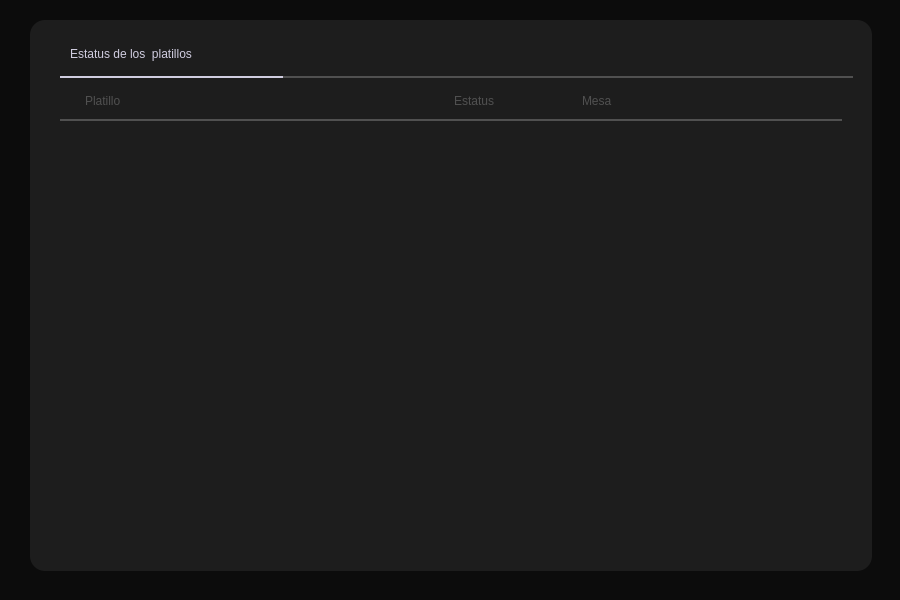
<?xml version="1.0" encoding="UTF-8"?>
<ui version="4.0">
 <class>statusPlatillos</class>
 <widget class="QMainWindow" name="statusPlatillos">
  <property name="geometry">
   <rect>
    <x>0</x>
    <y>0</y>
    <width>900</width>
    <height>600</height>
   </rect>
  </property>
  <property name="minimumSize">
   <size>
    <width>900</width>
    <height>600</height>
   </size>
  </property>
  <property name="windowTitle">
   <string>MainWindow</string>
  </property>
  <property name="styleSheet">
   <string notr="true">background-color: #0C0C0C;</string>
  </property>
  <widget class="QWidget" name="centralwidget">
   <widget class="QFrame" name="frame">
    <property name="geometry">
     <rect>
      <x>30</x>
      <y>20</y>
      <width>842</width>
      <height>551</height>
     </rect>
    </property>
    <property name="minimumSize">
     <size>
      <width>842</width>
      <height>551</height>
     </size>
    </property>
    <property name="maximumSize">
     <size>
      <width>842</width>
      <height>551</height>
     </size>
    </property>
    <property name="styleSheet">
     <string notr="true">background-color: #1D1D1D;
border-radius: 15px;</string>
    </property>
    <property name="frameShape">
     <enum>QFrame::StyledPanel</enum>
    </property>
    <property name="frameShadow">
     <enum>QFrame::Raised</enum>
    </property>
    <layout class="QGridLayout" name="gridLayout">
     <property name="leftMargin">
      <number>30</number>
     </property>
     <property name="topMargin">
      <number>20</number>
     </property>
     <property name="rightMargin">
      <number>30</number>
     </property>
     <property name="bottomMargin">
      <number>20</number>
     </property>
     <property name="spacing">
      <number>10</number>
     </property>
     <item row="0" column="0">
      <layout class="QVBoxLayout" name="verticalLayout">
       <property name="spacing">
        <number>8</number>
       </property>
       <item>
        <layout class="QHBoxLayout" name="horizontalLayout_3">
         <item>
          <spacer name="horizontalSpacer_6">
           <property name="orientation">
            <enum>Qt::Horizontal</enum>
           </property>
           <property name="sizeType">
            <enum>QSizePolicy::Fixed</enum>
           </property>
           <property name="sizeHint" stdset="0">
            <size>
             <width>10</width>
             <height>20</height>
            </size>
           </property>
          </spacer>
         </item>
         <item>
          <widget class="QLabel" name="label">
           <property name="minimumSize">
            <size>
             <width>143</width>
             <height>28</height>
            </size>
           </property>
           <property name="styleSheet">
            <string notr="true">font: 75 14pt &quot;Noto Serif&quot;;
color:#D0CDE0;</string>
           </property>
           <property name="text">
            <string>Estatus de los  platillos</string>
           </property>
          </widget>
         </item>
         <item>
          <spacer name="horizontalSpacer_5">
           <property name="orientation">
            <enum>Qt::Horizontal</enum>
           </property>
           <property name="sizeHint" stdset="0">
            <size>
             <width>40</width>
             <height>20</height>
            </size>
           </property>
          </spacer>
         </item>
        </layout>
       </item>
       <item>
        <layout class="QHBoxLayout" name="horizontalLayout_2">
         <property name="spacing">
          <number>0</number>
         </property>
         <item>
          <widget class="Line" name="line_3">
           <property name="minimumSize">
            <size>
             <width>223</width>
             <height>2</height>
            </size>
           </property>
           <property name="maximumSize">
            <size>
             <width>223</width>
             <height>2</height>
            </size>
           </property>
           <property name="styleSheet">
            <string notr="true">background-color: #D0CDE0;</string>
           </property>
           <property name="orientation">
            <enum>Qt::Horizontal</enum>
           </property>
          </widget>
         </item>
         <item>
          <widget class="Line" name="line">
           <property name="minimumSize">
            <size>
             <width>570</width>
             <height>2</height>
            </size>
           </property>
           <property name="maximumSize">
            <size>
             <width>16777215</width>
             <height>2</height>
            </size>
           </property>
           <property name="styleSheet">
            <string notr="true">background-color: #505050;</string>
           </property>
           <property name="orientation">
            <enum>Qt::Horizontal</enum>
           </property>
          </widget>
         </item>
        </layout>
       </item>
       <item>
        <spacer name="verticalSpacer">
         <property name="orientation">
          <enum>Qt::Vertical</enum>
         </property>
         <property name="sizeType">
          <enum>QSizePolicy::Fixed</enum>
         </property>
         <property name="sizeHint" stdset="0">
          <size>
           <width>20</width>
           <height>5</height>
          </size>
         </property>
        </spacer>
       </item>
       <item>
        <layout class="QHBoxLayout" name="horizontalLayout">
         <item>
          <spacer name="horizontalSpacer_4">
           <property name="orientation">
            <enum>Qt::Horizontal</enum>
           </property>
           <property name="sizeType">
            <enum>QSizePolicy::Fixed</enum>
           </property>
           <property name="sizeHint" stdset="0">
            <size>
             <width>25</width>
             <height>20</height>
            </size>
           </property>
          </spacer>
         </item>
         <item>
          <widget class="QLabel" name="label_2">
           <property name="sizePolicy">
            <sizepolicy hsizetype="Fixed" vsizetype="Preferred">
             <horstretch>0</horstretch>
             <verstretch>0</verstretch>
            </sizepolicy>
           </property>
           <property name="styleSheet">
            <string notr="true">font: 75 11pt &quot;Noto Serif&quot;;
color:#505050;</string>
           </property>
           <property name="text">
            <string>Platillo</string>
           </property>
          </widget>
         </item>
         <item>
          <spacer name="horizontalSpacer">
           <property name="orientation">
            <enum>Qt::Horizontal</enum>
           </property>
           <property name="sizeHint" stdset="0">
            <size>
             <width>265</width>
             <height>20</height>
            </size>
           </property>
          </spacer>
         </item>
         <item>
          <spacer name="horizontalSpacer_7">
           <property name="orientation">
            <enum>Qt::Horizontal</enum>
           </property>
           <property name="sizeType">
            <enum>QSizePolicy::Fixed</enum>
           </property>
           <property name="sizeHint" stdset="0">
            <size>
             <width>60</width>
             <height>20</height>
            </size>
           </property>
          </spacer>
         </item>
         <item>
          <widget class="QLabel" name="label_3">
           <property name="sizePolicy">
            <sizepolicy hsizetype="Fixed" vsizetype="Preferred">
             <horstretch>0</horstretch>
             <verstretch>0</verstretch>
            </sizepolicy>
           </property>
           <property name="styleSheet">
            <string notr="true">font: 75 11pt &quot;Noto Serif&quot;;
color:#505050;</string>
           </property>
           <property name="text">
            <string>Estatus</string>
           </property>
          </widget>
         </item>
         <item>
          <spacer name="horizontalSpacer_2">
           <property name="orientation">
            <enum>Qt::Horizontal</enum>
           </property>
           <property name="sizeType">
            <enum>QSizePolicy::Fixed</enum>
           </property>
           <property name="sizeHint" stdset="0">
            <size>
             <width>80</width>
             <height>20</height>
            </size>
           </property>
          </spacer>
         </item>
         <item>
          <widget class="QLabel" name="label_4">
           <property name="sizePolicy">
            <sizepolicy hsizetype="Fixed" vsizetype="Preferred">
             <horstretch>0</horstretch>
             <verstretch>0</verstretch>
            </sizepolicy>
           </property>
           <property name="minimumSize">
            <size>
             <width>10</width>
             <height>0</height>
            </size>
           </property>
           <property name="maximumSize">
            <size>
             <width>50</width>
             <height>16777215</height>
            </size>
           </property>
           <property name="styleSheet">
            <string notr="true">font: 75 11pt &quot;Noto Serif&quot;;
color:#505050;</string>
           </property>
           <property name="text">
            <string>Mesa</string>
           </property>
          </widget>
         </item>
         <item>
          <spacer name="horizontalSpacer_3">
           <property name="orientation">
            <enum>Qt::Horizontal</enum>
           </property>
           <property name="sizeType">
            <enum>QSizePolicy::Expanding</enum>
           </property>
           <property name="sizeHint" stdset="0">
            <size>
             <width>20</width>
             <height>20</height>
            </size>
           </property>
          </spacer>
         </item>
        </layout>
       </item>
       <item>
        <widget class="Line" name="line_2">
         <property name="minimumSize">
          <size>
           <width>750</width>
           <height>2</height>
          </size>
         </property>
         <property name="maximumSize">
          <size>
           <width>16777215</width>
           <height>2</height>
          </size>
         </property>
         <property name="styleSheet">
          <string notr="true">background-color: #505050;</string>
         </property>
         <property name="orientation">
          <enum>Qt::Horizontal</enum>
         </property>
        </widget>
       </item>
       <item>
        <widget class="QScrollArea" name="listaPlatillos">
         <property name="minimumSize">
          <size>
           <width>770</width>
           <height>300</height>
          </size>
         </property>
         <property name="styleSheet">
          <string notr="true">border:none;</string>
         </property>
         <property name="lineWidth">
          <number>0</number>
         </property>
         <property name="widgetResizable">
          <bool>true</bool>
         </property>
         <widget class="QWidget" name="scrollAreaWidgetContents_10">
          <property name="geometry">
           <rect>
            <x>0</x>
            <y>0</y>
            <width>780</width>
            <height>404</height>
           </rect>
          </property>
          <layout class="QGridLayout" name="gridLayout_11">
           <item row="0" column="0">
            <layout class="QGridLayout" name="observarPlatillos">
             <property name="leftMargin">
              <number>0</number>
             </property>
             <property name="spacing">
              <number>0</number>
             </property>
            </layout>
           </item>
          </layout>
         </widget>
        </widget>
       </item>
      </layout>
     </item>
    </layout>
   </widget>
  </widget>
 </widget>
 <resources/>
 <connections/>
</ui>
